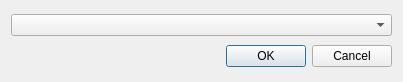
<?xml version="1.0" encoding="UTF-8"?>
<ui version="4.0">
 <class>NodeCreationWindow</class>
 <widget class="QDialog" name="NodeCreationWindow">
  <property name="geometry">
   <rect>
    <x>0</x>
    <y>0</y>
    <width>403</width>
    <height>82</height>
   </rect>
  </property>
  <property name="windowTitle">
   <string>Select Node</string>
  </property>
  <property name="modal">
   <bool>true</bool>
  </property>
  <layout class="QVBoxLayout" name="verticalLayout">
   <item>
    <widget class="QComboBox" name="comboBox"/>
   </item>
   <item>
    <widget class="QDialogButtonBox" name="buttonBox">
     <property name="orientation">
      <enum>Qt::Horizontal</enum>
     </property>
     <property name="standardButtons">
      <set>QDialogButtonBox::Cancel|QDialogButtonBox::Ok</set>
     </property>
    </widget>
   </item>
  </layout>
 </widget>
 <resources/>
 <connections>
  <connection>
   <sender>buttonBox</sender>
   <signal>accepted()</signal>
   <receiver>NodeCreationWindow</receiver>
   <slot>accept()</slot>
   <hints>
    <hint type="sourcelabel">
     <x>248</x>
     <y>254</y>
    </hint>
    <hint type="destinationlabel">
     <x>157</x>
     <y>274</y>
    </hint>
   </hints>
  </connection>
  <connection>
   <sender>buttonBox</sender>
   <signal>rejected()</signal>
   <receiver>NodeCreationWindow</receiver>
   <slot>reject()</slot>
   <hints>
    <hint type="sourcelabel">
     <x>316</x>
     <y>260</y>
    </hint>
    <hint type="destinationlabel">
     <x>286</x>
     <y>274</y>
    </hint>
   </hints>
  </connection>
 </connections>
</ui>
